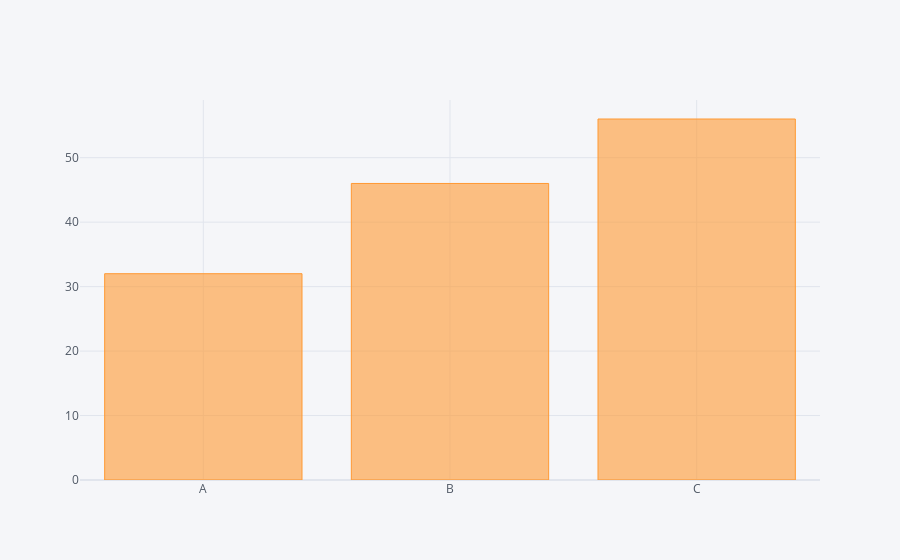

Write notebook code for a chart like this one.
### Code cell
df2.iplot(kind='bar',x='Category',y='Values')

### Figure 1 — Plotly figure (JSON) as saved in the notebook; plotly's stock layout.template omitted (floating-point values rounded to 4 significant figures)
{"data": [{"marker": {"color": "rgba(255, 153, 51, 0.6)", "line": {"color": "rgba(255, 153, 51, 1.0)", "width": 1}}, "name": "Values", "orientation": "v", "text": "", "type": "bar", "x": ["A", "B", "C"], "y": [32, 46, 56]}], "layout": {"legend": {"bgcolor": "#F5F6F9", "font": {"color": "#4D5663"}}, "paper_bgcolor": "#F5F6F9", "plot_bgcolor": "#F5F6F9", "title": {"font": {"color": "#4D5663"}}, "xaxis": {"gridcolor": "#E1E5ED", "showgrid": true, "tickfont": {"color": "#4D5663"}, "title": {"font": {"color": "#4D5663"}, "text": ""}, "zerolinecolor": "#E1E5ED"}, "yaxis": {"gridcolor": "#E1E5ED", "showgrid": true, "tickfont": {"color": "#4D5663"}, "title": {"font": {"color": "#4D5663"}, "text": ""}, "zerolinecolor": "#E1E5ED"}}}
